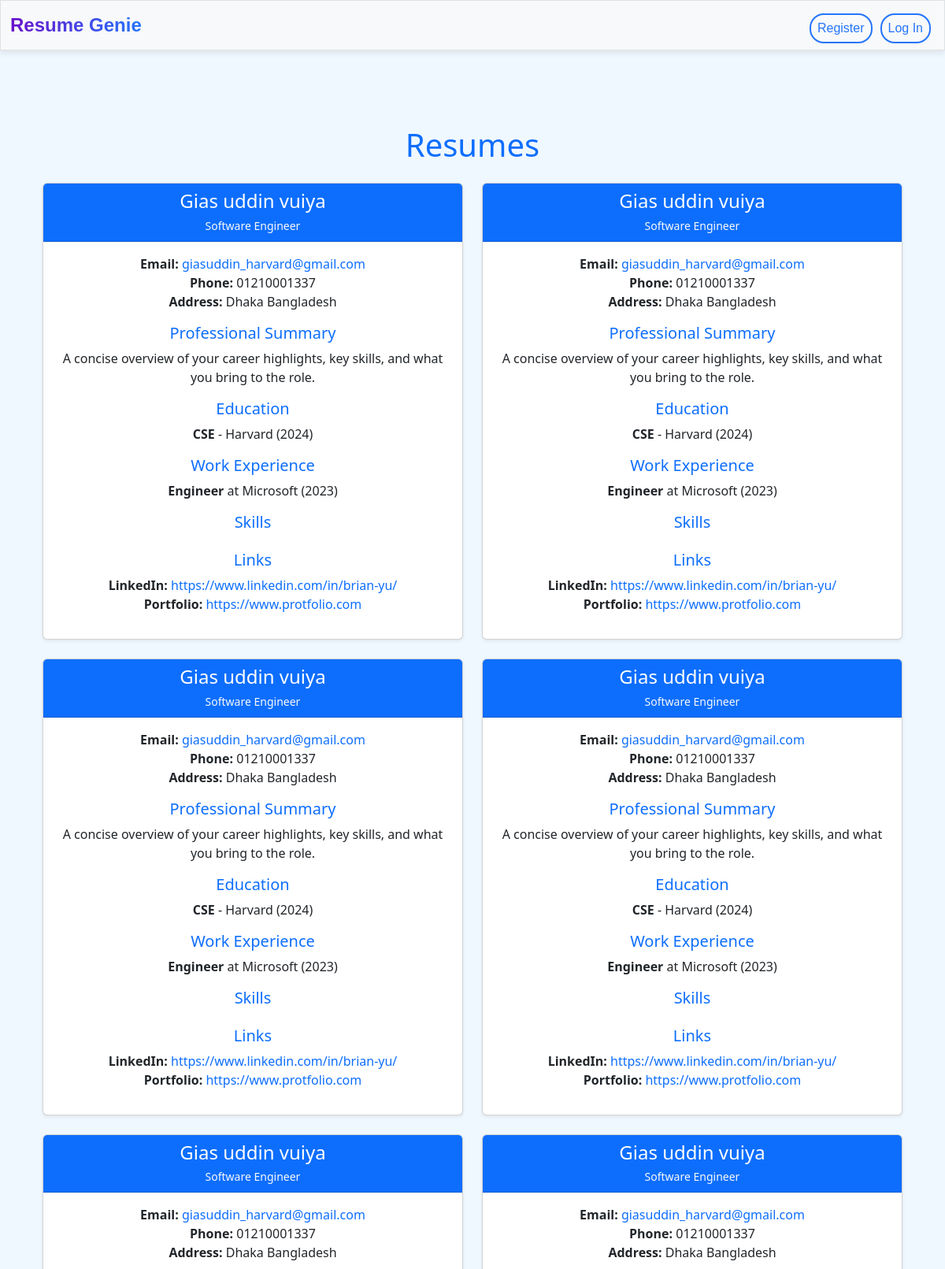
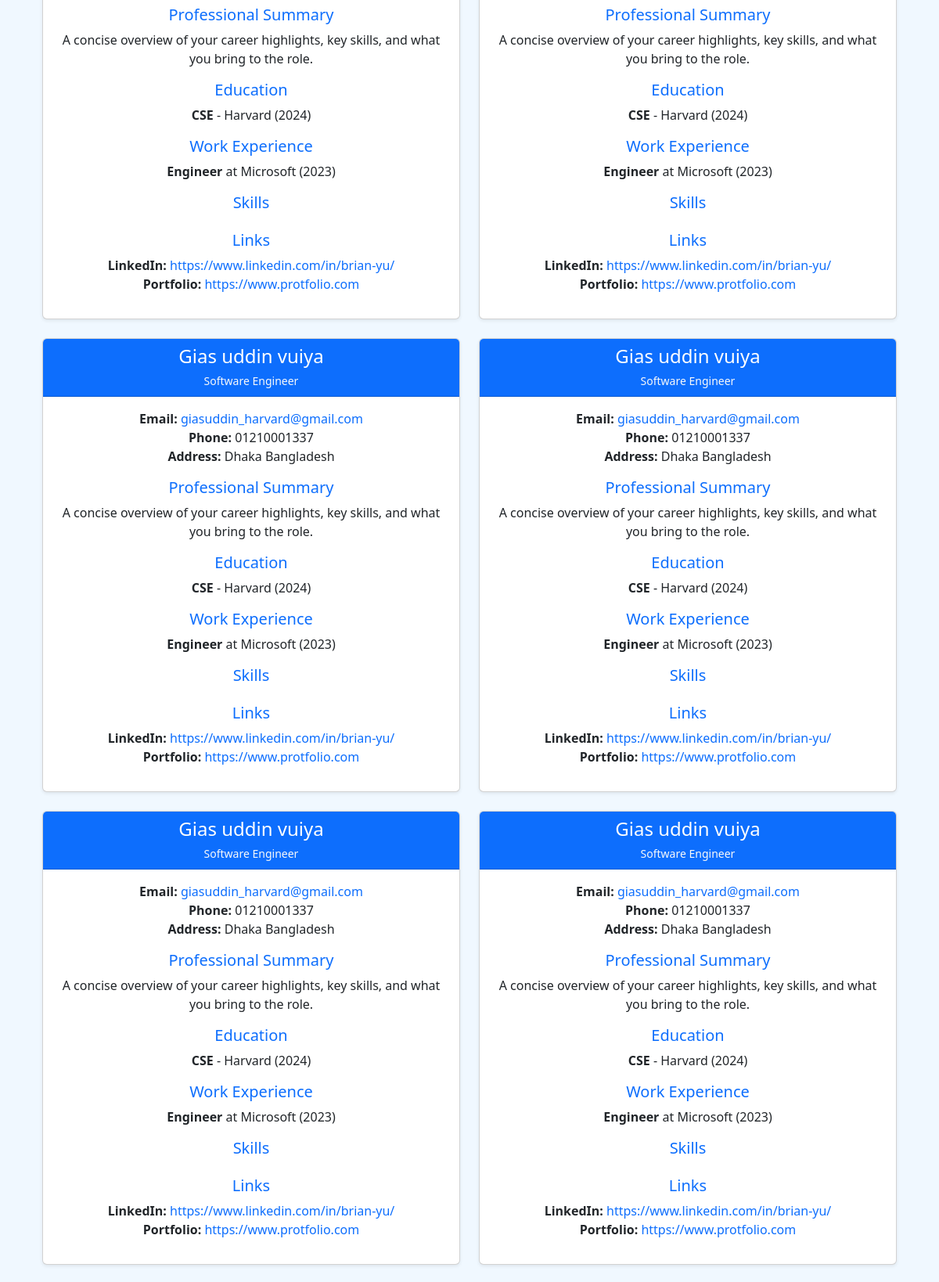
/resume (upper part), run on the app's committed database (2 pictures, top to bottom).
### tables this page shows
CREATE TABLE resumes_ (
    id INTEGER PRIMARY KEY AUTOINCREMENT,
    title TEXT NOT NULL,
    name TEXT NOT NULL,
    email TEXT NOT NULL,
    phone TEXT,
    address TEXT,
    linkedin TEXT,
    portfolio TEXT,
    professional_summary TEXT,
    education TEXT,
    work_experience TEXT,
    skills TEXT
);

### app.py (the view)
@app.route("/resume", methods=["GET"])
def resume():
    try:
        resumes = db.execute("SELECT * FROM resumes_")
        for resume in resumes:
            if 'education' in resume and resume['education']:
                resume['education'] = json.loads(resume['education'])
            if 'work_experience' in resume and resume['work_experience']:
                resume['work_experience'] = json.loads(resume['work_experience'])
            if 'skills' in resume and resume['skills']:
                resume['skills'] = json.loads(resume['skills'])
        print(resume)
        return render_template("resume.html", resumes=resumes)
    except Exception as e:
        app.logger.error(f"Error fetching resumes: {e}")
        flash("An error occurred while fetching resumes.")
        return render_template("resume.html", resumes=[])

### app.py (called while the page is built)
@app.after_request
def after_request(response):
    response.headers["Cache-Control"] = "no-cache, no-store, must-revalidate"
    response.headers["Expires"] = 0
    response.headers["Pragma"] = "no-cache"
    return response

### templates/resume.html (shortened to what this page needs)
{% extends "layout.html" %}
{% block main %}
<div class="container mt-5">
    <h1 class="text-center mb-4 text-primary">Resumes</h1>
    {% if resumes %}
        <div class="row">
            {% for resume in resumes %}
            <div class="col-lg-6 col-md-12 mb-4">
                <div class="card shadow-sm">
                    <div class="card-header bg-primary text-white">
                        <h4 class="mb-1">{{ resume.name }}</h4>
                        <small class="text-light">{{ resume.title }}</small>
                    </div>
                    <div class="card-body">
                        <div class="mb-3">
                            <p>
                                <strong>Email:</strong>
                                <a href="mailto:{{ resume.email }}" class="text-decoration-none">{{ resume.email }}</a><br>
                                <strong>Phone:</strong> {{ resume.phone }}<br>
                                <strong>Address:</strong> {{ resume.address }}
                            </p>
                        </div>
                        <h5 class="text-primary">Professional Summary</h5>
                        <p>{{ resume.professional_summary }}</p>
                        <h5 class="text-primary">Education</h5>
                        <ul class="list-unstyled">
                            {% for edu in resume.education %}
                            <li>
                                <strong>{{ edu.degree }}</strong> - {{ edu.institution }} ({{ edu.year }})
                            </li>
                            {% endfor %}
                        </ul>
                        <h5 class="text-primary">Work Experience</h5>
                        <ul class="list-unstyled">
                            {% for work in resume.work_experience %}
                            <li>
                                <strong>{{ work.role }}</strong> at {{ work.company }} ({{ work.year }})
                            </li>
                            {% endfor %}
                        </ul>
                        <h5 class="text-primary">Skills</h5>
                        <h5 class="text-primary mt-3">Links</h5>
                        <p>
                            {% if resume.linkedin %}
                            <strong>LinkedIn:</strong>
                            <a href="{{ resume.linkedin }}" target="_blank" class="text-decoration-none">{{ resume.linkedin }}</a><br>
                            {% endif %}
                            {% if resume.portfolio %}
                            <strong>Portfolio:</strong>
                            <a href="{{ resume.portfolio }}" target="_blank" class="text-decoration-none">{{ resume.portfolio }}</a>
                            {% endif %}
                        </p>
                    </div>
                </div>
            </div>
            {% endfor %}
        </div>
    {% else %}
        <div class="alert alert-warning text-center" role="alert">
            No resumes found.
        </div>
    {% endif %}
</div>
{% endblock %}

### templates/layout.html (shortened to what this page needs)
<!DOCTYPE html>
<html lang="en">
<head>
    <link href="https://cdn.jsdelivr.net/npm/bootstrap@5.3.3/dist/css/bootstrap.min.css" rel="stylesheet">
    <link href="../static/css/style.css" rel="stylesheet">
</head>
<body>
    <nav class="bg-light border navbar navbar-expand-md navbar-light">
        <div class="container-fluid">
            <a class="navbar-brand" href="/"><span class="blue">R</span><span class="red">e</span><span class="yellow">s</span><span class="green">ume</span> <span class="red">Genie</span></a>
            <div class="collapse navbar-collapse" id="navbar">
                {% if session["user_id"] %}
                    <ul class="navbar-nav me-auto mt-2">
                        <li class="nav-item"><a class="nav-link" href="/quote">Quote</a></li>
                        <li class="nav-item"><a class="nav-link" href="/buy">Buy</a></li>
                        <li class="nav-item"><a class="nav-link" href="/sell">Sell</a></li>
                        <li class="nav-item"><a class="nav-link" href="/history">History</a></li>
                    </ul>
                    <ul class="navbar-nav ms-auto mt-2">
                        <li class="nav-item"><a class="nav-link" href="/logout">Log Out</a></li>
                    </ul>
                {% else %}
                    <ul class="navbar-nav ms-auto mt-2">
                        <li class="nav-item"><a class="nav-link" href="/register">Register</a></li>
                        <li class="nav-item"><a class="nav-link" href="/login">Log In</a></li>
                    </ul>
                {% endif %}
            </div>
        </div>
    </nav>
    <main class="container py-5 text-center">
        {% block main %}{% endblock %}
    </main>
</body>
</html>

### static/css/style.css (style rules this page uses)
body { background-color: aliceblue; }
.navbar { font-family: 'Poppins', sans-serif; box-shadow: 0 4px 6px rgba(80, 80, 80, 0.1); }
.navbar-brand { font-size: 1.5rem; font-weight: bold; background: linear-gradient(to right, #6a11cb, #2575fc); -webkit-background-clip: text; -webkit-text-fill-color: transparent; text-decoration: none; }
.nav-link { color: #555; font-weight: 500; transition: color 0.3s ease-in-out; }
.nav-item .nav-link { margin: 0 5px; padding: 5px 15px; color: #2575fc; border: 2px solid #2575fc; border-radius: 18px; transition: all 0.3s ease-in-out; }

### data on the page
resumes_: name "Gias uddin vuiya", title "Software Engineer", email "giasuddin_harvard@gmail.com", phone "01210001337", address "Dhaka Bangladesh", professional_summary "A concise overview of your career highlights, key skills, and what you bring to the role.", degree "CSE", institution "Harvard", year "2024", role "Engineer", company "Microsoft", year "2023", linkedin "https://www.linkedin.com/in/brian-yu/", portfolio "https://www.protfolio.com"
resumes_: name "Gias uddin vuiya", title "Software Engineer", email "giasuddin_harvard@gmail.com", phone "01210001337", address "Dhaka Bangladesh", professional_summary "A concise overview of your career highlights, key skills, and what you bring to the role.", degree "CSE", institution "Harvard", year "2024", role "Engineer", company "Microsoft", year "2023", linkedin "https://www.linkedin.com/in/brian-yu/", portfolio "https://www.protfolio.com"
resumes_: name "Gias uddin vuiya", title "Software Engineer", email "giasuddin_harvard@gmail.com", phone "01210001337", address "Dhaka Bangladesh", professional_summary "A concise overview of your career highlights, key skills, and what you bring to the role.", degree "CSE", institution "Harvard", year "2024", role "Engineer", company "Microsoft", year "2023", linkedin "https://www.linkedin.com/in/brian-yu/", portfolio "https://www.protfolio.com"
resumes_: name "Gias uddin vuiya", title "Software Engineer", email "giasuddin_harvard@gmail.com", phone "01210001337", address "Dhaka Bangladesh", professional_summary "A concise overview of your career highlights, key skills, and what you bring to the role.", degree "CSE", institution "Harvard", year "2024", role "Engineer", company "Microsoft", year "2023", linkedin "https://www.linkedin.com/in/brian-yu/", portfolio "https://www.protfolio.com"
resumes_: name "Gias uddin vuiya", title "Software Engineer", email "giasuddin_harvard@gmail.com", phone "01210001337", address "Dhaka Bangladesh", professional_summary "A concise overview of your career highlights, key skills, and what you bring to the role.", degree "CSE", institution "Harvard", year "2024", role "Engineer", company "Microsoft", year "2023", linkedin "https://www.linkedin.com/in/brian-yu/", portfolio "https://www.protfolio.com"
resumes_: name "Gias uddin vuiya", title "Software Engineer", email "giasuddin_harvard@gmail.com", phone "01210001337", address "Dhaka Bangladesh", professional_summary "A concise overview of your career highlights, key skills, and what you bring to the role.", degree "CSE", institution "Harvard", year "2024", role "Engineer", company "Microsoft", year "2023", linkedin "https://www.linkedin.com/in/brian-yu/", portfolio "https://www.protfolio.com"
resumes_: name "Gias uddin vuiya", title "Software Engineer", email "giasuddin_harvard@gmail.com", phone "01210001337", address "Dhaka Bangladesh", professional_summary "A concise overview of your career highlights, key skills, and what you bring to the role.", degree "CSE", institution "Harvard", year "2024", role "Engineer", company "Microsoft", year "2023", linkedin "https://www.linkedin.com/in/brian-yu/", portfolio "https://www.protfolio.com"
resumes_: name "Gias uddin vuiya", title "Software Engineer", email "giasuddin_harvard@gmail.com", phone "01210001337", address "Dhaka Bangladesh", professional_summary "A concise overview of your career highlights, key skills, and what you bring to the role.", degree "CSE", institution "Harvard", year "2024", role "Engineer", company "Microsoft", year "2023", linkedin "https://www.linkedin.com/in/brian-yu/", portfolio "https://www.protfolio.com"
resumes_: name "Gias uddin vuiya", title "Software Engineer", email "giasuddin_harvard@gmail.com", phone "01210001337", address "Dhaka Bangladesh", professional_summary "A concise overview of your career highlights, key skills, and what you bring to the role.", degree "CSE", institution "Harvard", year "2024", role "Engineer", company "Microsoft", year "2023", linkedin "https://www.linkedin.com/in/brian-yu/", portfolio "https://www.protfolio.com"
resumes_: name "Gias uddin vuiya", title "Software Engineer", email "giasuddin_harvard@gmail.com", phone "01210001337", address "Dhaka Bangladesh", professional_summary "A concise overview of your career highlights, key skills, and what you bring to the role.", degree "CSE", institution "Harvard", year "2024", role "Engineer", company "Microsoft", year "2023", linkedin "https://www.linkedin.com/in/brian-yu/", portfolio "https://www.protfolio.com"
